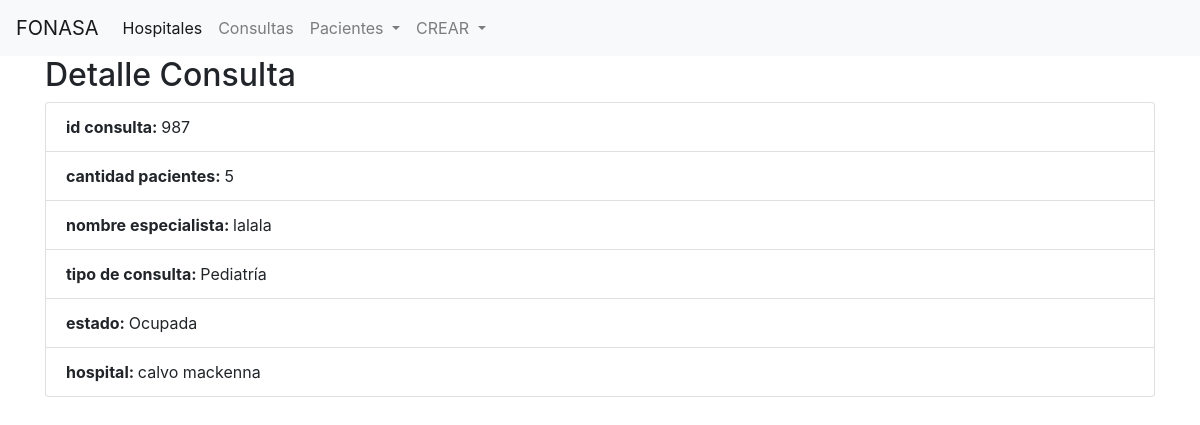
Page /consulta/2/ on the earlier database version.
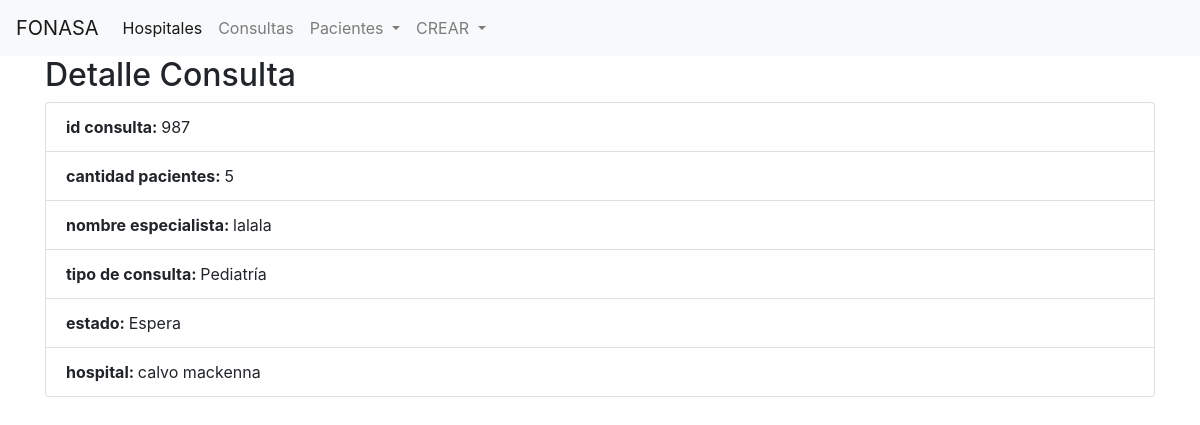
Same page on the later database version.
### main/models.py (models this page shows, shortened)
class Consulta(models.Model):
    id_consulta = models.PositiveIntegerField()
    cantidad_pacientes = models.PositiveIntegerField()
    nombre_especialista = models.CharField(max_length=60)
    tipo_consulta = models.CharField(max_length=50, choices=TIPO_CONSULTA)
    estado = models.CharField(max_length=50, choices=ESTADO)
    hospitales = models.ForeignKey(Hospital, on_delete=models.CASCADE)
    class Meta:
        verbose_name = 'Consulta'
        verbose_name_plural = 'Consultas'
        ordering = ('pk',)

class Hospital(models.Model):
    nombre = models.CharField(max_length=60)
    class Meta:
        verbose_name = 'Hospital'
        verbose_name_plural = 'Hospitales'
        ordering = ('nombre',)
    def __str__(self):
        return self.nombre

### main/views.py (the view)
# urls.py: path('consulta/<int:pk>/', ConsultaDetailView.as_view(), name='consulta_detail'),
class ConsultaDetailView(DetailView):
    model = Consulta
    template_name = 'consulta_detail.html'

### main/templates/consulta_detail.html
{% extends "base.html" %}
{% block content %}
<h2>Detalle Consulta</h2>
<ul  class="list-group">
    <li class="list-group-item"><b>id consulta: </b>{{ object.id_consulta }}</li>
    <li class="list-group-item"><b>cantidad pacientes: </b>{{ object.cantidad_pacientes }}</li>
    <li class="list-group-item"><b>nombre especialista: </b>{{ object.nombre_especialista }}</li>
    <li class="list-group-item"><b>tipo de consulta: </b>{{ object.tipo_consulta }}</li>
    <li class="list-group-item"><b>estado: </b>{{ object.estado }}</li>
    <li class="list-group-item"><b>hospital: </b>{{ object.hospitales }}</li>
</ul>
{%  endblock content%}

Differences in the rows shown:
changed Consulta "lalala": estado "Ocupada" → "Espera"
